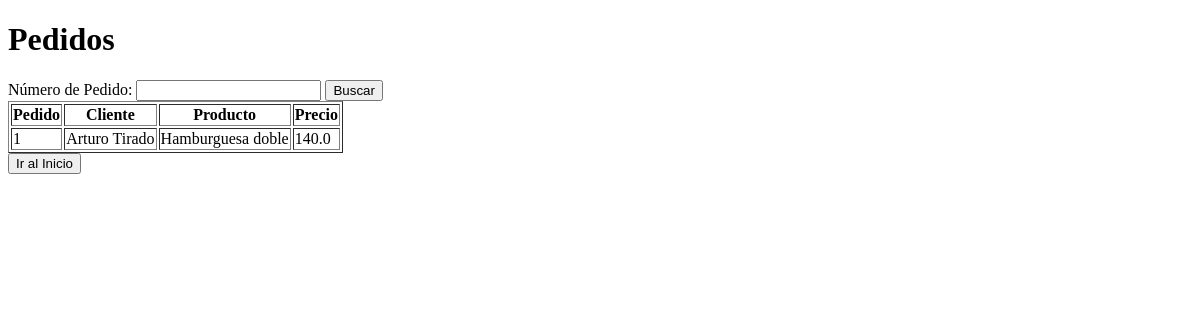
Page /pedidos on the earlier database version.
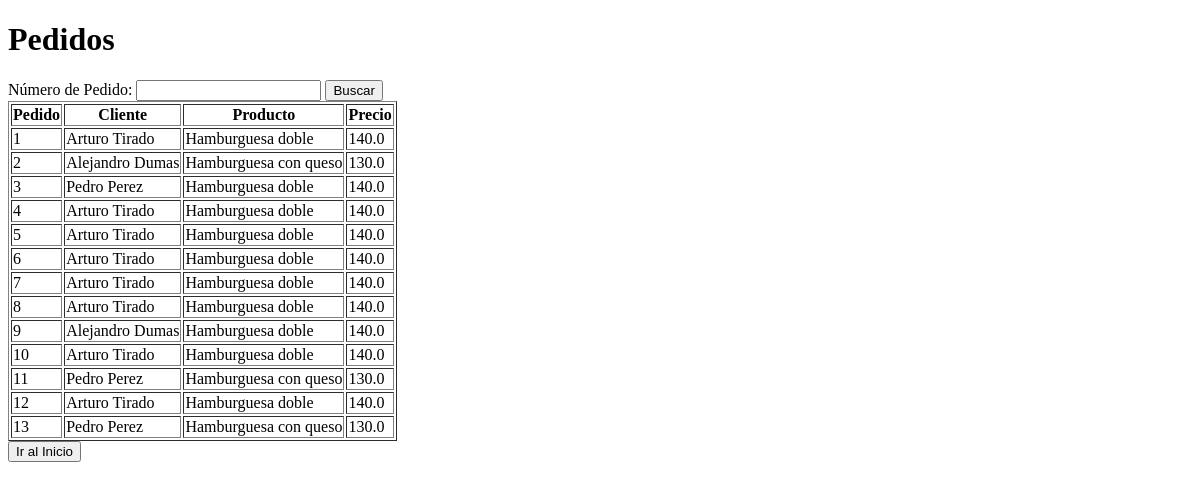
Same page on the later database version.
### tables this page shows
CREATE TABLE pedidos (
    pedido INTEGER PRIMARY KEY,
    cliente TEXT,
    producto TEXT,
    precio REAL,
    duracion TEXT
);

### server.py (the view)
@app.route('/pedidos', methods=['GET', 'POST'])
def pedidos():
    mensaje = None
    if request.method == 'POST':
        pedido = request.form['pedidos']
        query = 'SELECT * FROM pedidos WHERE pedido = ?'
        datos = obtener_datos(query, (pedido,))
        if not datos:
            mensaje = f"El pedido con ID {pedido} no existe."
            query = 'SELECT * FROM pedidos'
            datos = obtener_datos(query)
        return render_template('pedidos.html', pedidos=datos, mensaje=mensaje)
    else:
        query = 'SELECT * FROM pedidos'
        datos = obtener_datos(query)
        return render_template('pedidos.html', pedidos=datos)

### server.py (called while the page is built)
def obtener_datos(query, params=()):
    conn = sqlite3.connect('happyburger.db')
    cursor = conn.cursor()
    cursor.execute(query, params)
    rows = cursor.fetchall()
    column_names = [desc[0] for desc in cursor.description]
    conn.close()
    datos = [dict(zip(column_names, row)) for row in rows]
    return datos

### templates/pedidos.html (shortened to what this page needs)
<!DOCTYPE html>
<html lang="es">
<head>
</head>
<body>
    <h1>Pedidos</h1>
    <form method="POST" action="/pedidos">
        <label for="pedidos">Número de Pedido:</label>
        <input type="text" id="pedidos" name="pedidos">
        <button type="submit">Buscar</button>
    </form>
    <table border="1">
        <thead>
            <tr>
                <th>Pedido</th>
                <th>Cliente</th>
                <th>Producto</th>
                <th>Precio</th>
            </tr>
        </thead>
        <tbody>
            {% for pedido in pedidos %}
                <tr>
                    <td>{{ pedido.pedido }}</td>
                    <td>{{ pedido.cliente }}</td>
                    <td>{{ pedido.producto }}</td>
                    <td>{{ pedido.precio }}</td>
                </tr>
            {% endfor %}
        </tbody>
    </table>
    <button onclick="window.location.href='/'">Ir al Inicio</button>
</body>
</html>

Differences in the rows shown:
added pedidos: pedido "2", cliente "Alejandro Dumas", producto "Hamburguesa con queso", precio "130.0"
added pedidos: pedido "3", cliente "Pedro Perez", producto "Hamburguesa doble", precio "140.0"
added pedidos: pedido "4", cliente "Arturo Tirado", producto "Hamburguesa doble", precio "140.0"
added pedidos: pedido "5", cliente "Arturo Tirado", producto "Hamburguesa doble", precio "140.0"
added pedidos: pedido "6", cliente "Arturo Tirado", producto "Hamburguesa doble", precio "140.0"
added pedidos: pedido "7", cliente "Arturo Tirado", producto "Hamburguesa doble", precio "140.0"
added pedidos: pedido "8", cliente "Arturo Tirado", producto "Hamburguesa doble", precio "140.0"
added pedidos: pedido "9", cliente "Alejandro Dumas", producto "Hamburguesa doble", precio "140.0"
added pedidos: pedido "10", cliente "Arturo Tirado", producto "Hamburguesa doble", precio "140.0"
added pedidos: pedido "11", cliente "Pedro Perez", producto "Hamburguesa con queso", precio "130.0"
added pedidos: pedido "12", cliente "Arturo Tirado", producto "Hamburguesa doble", precio "140.0"
added pedidos: pedido "13", cliente "Pedro Perez", producto "Hamburguesa con queso", precio "130.0"
